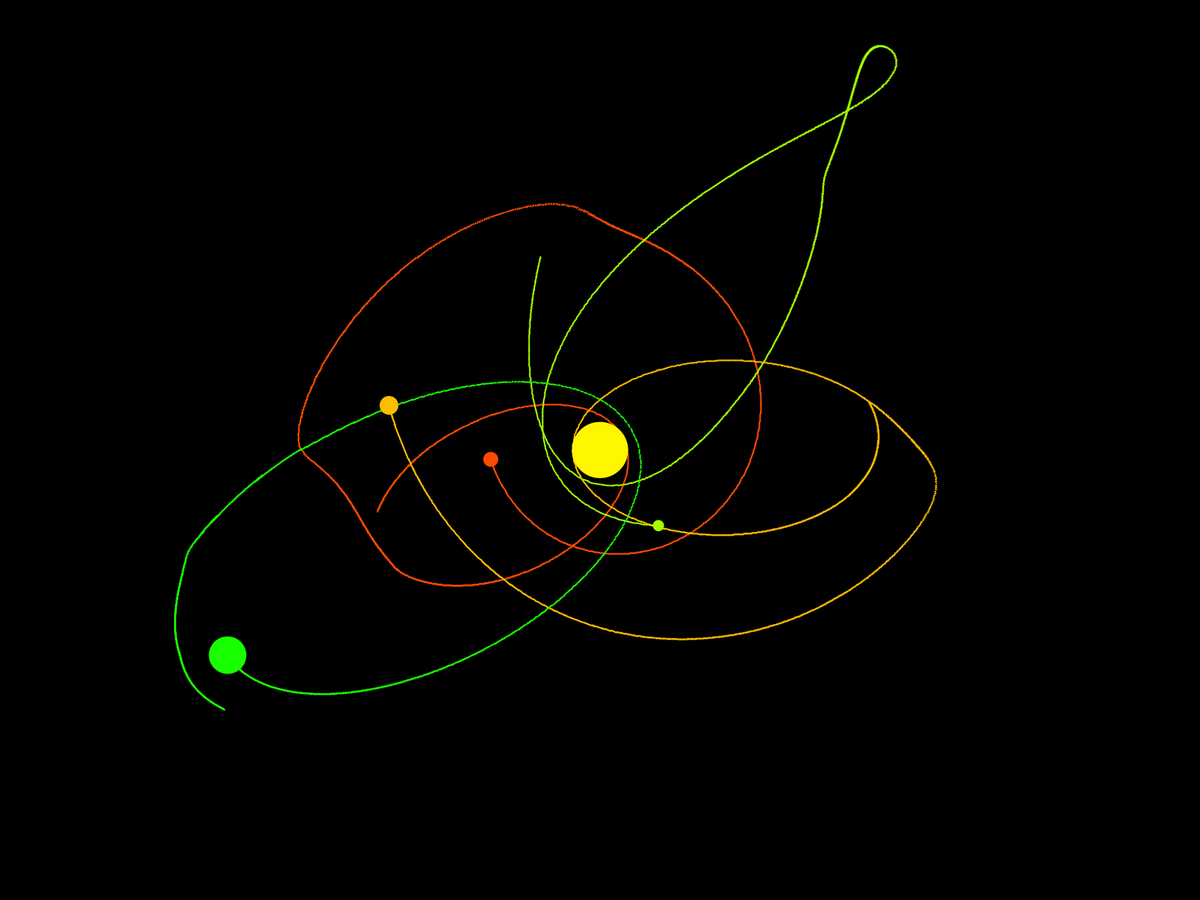
Frame 1 (no input)
Frame 60 (the mouse pressed at the canvas centre just before this capture): identical to frame 1, image omitted
Frame 120 (the mouse held since frame 60 and released just before this capture): identical to frame 1, image omitted

The Processing sketch that drew this single still picture (run headless with seeded random() and noise(); from frame 60 on, the mouse is pressed at the canvas centre):

// Processing sketch: Solar_System
// ── Solar_System.pde
ArrayList<Planet> planets;
PVector mainBodyOffset;

Planet selectedPlanet;
boolean paused, movingPlanet;

/////////////SETTINGS
//use wasd to raise/lower y/x initial velocity of the selected planet
//press x to remove the selected planet
//press z to clear all traces
//press space to pause/unpause
//left click on a planet to select it
//left click drag to move a planet
final float G = 0.1;         //gravitational constant
final int steps = 1000;      //simulate trajectories steps

void setup() {
  fullScreen();
  //size(1000, 1000);
  colorMode(HSB);

  mainBodyOffset = new PVector();
  planets = new ArrayList<>();
  selectedPlanet = null;
  paused = true;
  movingPlanet = false;

  planets.add(new Planet(987.01373, 547.5412, 0.300416, 0.11209645, 75, 20.0, true));
  planets.add(new Planet(840.0772, 556.87933, 1.217366, 3.148103, 20, 3.0));
  planets.add(new Planet(1068.411, 648.3956, -3.4387205, 0.01027929, 15, 2));
  planets.add(new Planet(704.71545, 485.4346, 0.96105576, 2.5579395, 25, 10));
  planets.add(new Planet(489.77505, 820.33405, 0.70176274, 0.756915, 50, 15));
  simulateTrajectories();
}

void update() {
  for (Planet p : planets)
    p.updateVel();

  for (Planet p : planets)
    p.updatePos();
}

void draw() {
  if (movingPlanet)
    selectedPlanet.pos = new PVector(mouseX - mainBodyOffset.x, mouseY - mainBodyOffset.y);
  if (!paused)
    update();
  background(0);

  if (paused)
    for (Planet p : planets)
      p.showTrajectory();
  else
    for (Planet p : planets)
      p.showTrace();

  for (Planet p : planets)
    p.show();
}

void simulateTrajectories() {
  ArrayList<Planet> planetCopies = new ArrayList<>();

  //make cope of the planets array
  for (Planet p : planets) {
    planetCopies.add(new Planet(p));
    p.trajectory = createGraphics(width, height);

    if (p == selectedPlanet)
      selectedPlanet = planetCopies.get(planetCopies.size()-1);
  }

  //simulate trajectories
  for (int i=0; i<steps; i++) {
    for (Planet p : planets)
      if (p.pos.mag() < width * 2)
        p.updateVel();

    for (Planet p : planets)
      if (p.pos.mag() < width * 2)
        p.updatePos();

    for (Planet p : planets)
      if (p.pos.mag() < width * 2)
        p.updateTrajectory();
  }

  int nr = 0;
  for (Planet p : planetCopies)
    p.trajectory = planets.get(nr++).trajectory;
  planets = planetCopies;

  update();
}

void mousePressed() {
  if (mouseButton == LEFT && selectedPlanet != null)
    if (dist(selectedPlanet.pos.x + mainBodyOffset.x, selectedPlanet.pos.y + mainBodyOffset.y, mouseX, mouseY) <= selectedPlanet.radius/2) {
      movingPlanet = true;
      return;
    }
}

void mouseReleased() {
  if (movingPlanet) {
    println("Updating trajectories.");
    simulateTrajectories();
    println("Updated trajectories.");
  }
  movingPlanet = false;

  if (mouseButton == RIGHT) {
    selectedPlanet = null;
    paused = false;
    return;
  }

  for (Planet p : planets)
    if (dist(p.pos.x + mainBodyOffset.x, p.pos.y + mainBodyOffset.y, mouseX, mouseY) <= p.radius/2)
      if (mouseButton == LEFT) {
        selectedPlanet = p;
        paused = true;
        return;
      }

  paused = false;
  selectedPlanet = null;
}

void keyReleased() {
  if (key == ' ')
    paused = !paused;
  else if (key == 'z')
    for (Planet p : planets)
      p.trace = createGraphics(width, height);

  if (!paused)
    selectedPlanet = null;

  if (!paused || selectedPlanet == null)
    return;

  switch(key) {
  case 'w':
    selectedPlanet.vel.y /= 1.1;
    break;
  case 'a':
    selectedPlanet.vel.x /= 1.1;
    break;
  case 's':
    selectedPlanet.vel.y *= 1.1;
    break;
  case 'd':
    selectedPlanet.vel.x *= 1.1;
    break;
  case 'x':
    planets.remove(selectedPlanet);
    selectedPlanet = null;
    break;
  default:
    return;
  }

  println("Updating trajectories.");
  simulateTrajectories();
  println("Updated trajectories.");
}

void exit() {
  for (Planet p : planets)
    println("planets.add(new Planet(" + p.pos.x + ", " + p.pos.y + ", " + p.vel.x + ", " + p.vel.y + ", " + p.radius + ", " + p.g + ", " + p.mainBody + ");");
  super.exit();
}

// ── Planet.pde
class Planet {
  PVector pos, vel, acc;
  final int radius;
  final float g, mass;
  boolean mainBody;

  final color c;
  PGraphics trajectory, trace;

  Planet(float x, float y, float velx, float vely, int radius, float g) {
    pos = new PVector(x, y);
    vel = new PVector(velx, vely);

    this.radius = radius;
    this.g = g;
    this.mainBody = false;
    mass = radius*radius * g * G;

    c = color(map(dist(pos.x, pos.y, width/2, height/2) % min(width, height), 0, min(width, height), 0, 255), 255, 255);
    trace = createGraphics(width, height);
  }

  Planet(float x, float y, float velx, float vely, int radius, float g, boolean mainBody) {
    pos = new PVector(x, y);
    vel = new PVector(velx, vely);

    this.radius = radius;
    this.g = g;
    this.mainBody = mainBody;
    mass = radius*radius * g * G;

    c = color(map(dist(pos.x, pos.y, width/2, height/2) % min(width, height), 0, min(width, height), 0, 255), 255, 255);
    trace = createGraphics(width, height);
  }

  Planet(Planet p) {
    this.pos = p.pos.copy();
    this.vel = p.vel.copy();

    this.radius = p.radius;
    this.g = p.g;
    this.mainBody = p.mainBody;
    this.mass = p.mass;

    this.c = p.c;
    this.trajectory = p.trajectory;
    trace = createGraphics(width, height);
  }

  void updateVel() {
    float dist = 0;
    PVector dir;

    acc = new PVector();

    for (Planet p : planets)
      if (p != this) {
        dist = PVector.dist(pos, p.pos);
        dir = PVector.sub(p.pos, pos).normalize();

        acc.add(dir.mult(G * p.mass / (dist*dist)));
      }

    vel.add(acc);
  }

  void updatePos() {
    if (mainBody)
      mainBodyOffset = PVector.sub(new PVector(width/2, height/2), pos);

    pos.add(vel);

    if (trace != null) {
      trace.beginDraw();
      trace.strokeWeight(2);
      trace.stroke(c);
      trace.line(pos.x - vel.x + mainBodyOffset.x, pos.y - vel.y + mainBodyOffset.y, pos.x + mainBodyOffset.x, pos.y + mainBodyOffset.y);
      trace.endDraw();
    }
  }

  void showTrajectory() {
    if (trajectory != null)
      image(trajectory, 0, 0);
  }

  void showTrace() {
    if (trace != null)
      image(trace, 0, 0);
  }

  void show() {
    fill(c);

    if (selectedPlanet == this) {
      strokeWeight(2);
      stroke(255);
    } else
      noStroke();

    if (mainBody)
      circle(width/2, height/2, radius);
    else
      circle(pos.x + mainBodyOffset.x, pos.y + mainBodyOffset.y, radius);
  }

  void updateTrajectory() {
    if (mainBody)
      return;

    trajectory.beginDraw();
    trajectory.strokeWeight(2);
    trajectory.stroke(c);
    trajectory.line(pos.x - vel.x + mainBodyOffset.x, pos.y - vel.y + mainBodyOffset.y, pos.x + mainBodyOffset.x, pos.y + mainBodyOffset.y);
    trajectory.endDraw();
  }
}
